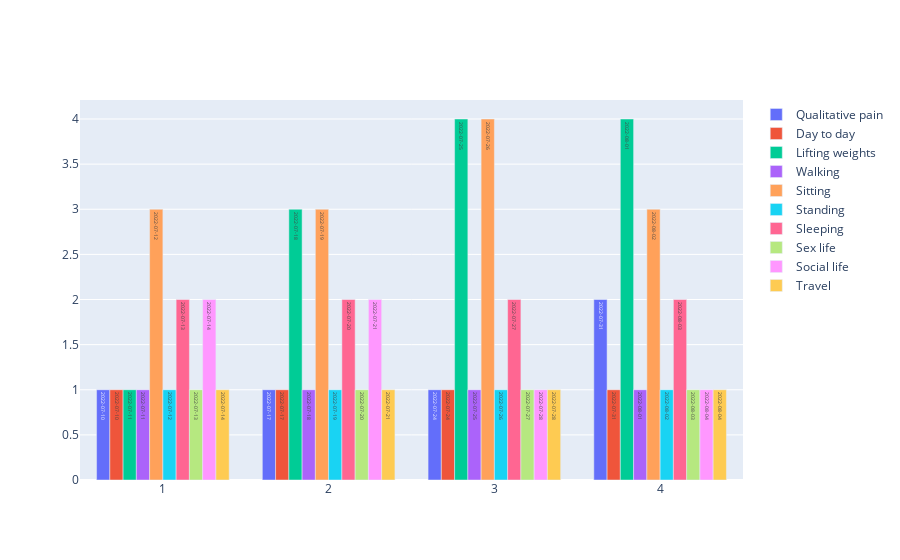

Write notebook code for a chart like this one.
### Code cell
fig = go.Figure([go.Bar(x=df1['Week'], y=df[col], name=col, text=df1['Date'].dt.date) for col in df1.columns[2:-2]])
fig.show()

### Figure 1 — Plotly figure (JSON) as saved in the notebook; plotly's stock layout.template omitted (floating-point values rounded to 4 significant figures; data arrays with more than 128 entries replaced by an {"elided": "..."} marker saying what was removed)
{"data": [{"name": "Qualitative pain", "text": ["2022-07-17", "2022-07-18", "2022-07-19", "2022-07-20", "2022-07-21", "2022-07-24", "2022-07-25", "2022-07-26", "2022-07-27", "2022-07-28", "2022-07-31", "2022-08-01", "2022-08-02", "2022-08-03", "2022-08-04", "2022-07-10", "2022-07-11", "2022-07-12", "2022-07-13", "2022-07-14"], "type": "bar", "x": [2, 2, 2, 2, 2, 3, 3, 3, 3, 3, 4, 4, 4, 4, 4, 1, 1, 1, 1, 1], "y": {"elided": "278 int values"}}, {"name": "Day to day", "text": ["2022-07-17", "2022-07-18", "2022-07-19", "2022-07-20", "2022-07-21", "2022-07-24", "2022-07-25", "2022-07-26", "2022-07-27", "2022-07-28", "2022-07-31", "2022-08-01", "2022-08-02", "2022-08-03", "2022-08-04", "2022-07-10", "2022-07-11", "2022-07-12", "2022-07-13", "2022-07-14"], "type": "bar", "x": [2, 2, 2, 2, 2, 3, 3, 3, 3, 3, 4, 4, 4, 4, 4, 1, 1, 1, 1, 1], "y": {"elided": "278 int values"}}, {"name": "Lifting weights", "text": ["2022-07-17", "2022-07-18", "2022-07-19", "2022-07-20", "2022-07-21", "2022-07-24", "2022-07-25", "2022-07-26", "2022-07-27", "2022-07-28", "2022-07-31", "2022-08-01", "2022-08-02", "2022-08-03", "2022-08-04", "2022-07-10", "2022-07-11", "2022-07-12", "2022-07-13", "2022-07-14"], "type": "bar", "x": [2, 2, 2, 2, 2, 3, 3, 3, 3, 3, 4, 4, 4, 4, 4, 1, 1, 1, 1, 1], "y": {"elided": "278 int values"}}, {"name": "Walking", "text": ["2022-07-17", "2022-07-18", "2022-07-19", "2022-07-20", "2022-07-21", "2022-07-24", "2022-07-25", "2022-07-26", "2022-07-27", "2022-07-28", "2022-07-31", "2022-08-01", "2022-08-02", "2022-08-03", "2022-08-04", "2022-07-10", "2022-07-11", "2022-07-12", "2022-07-13", "2022-07-14"], "type": "bar", "x": [2, 2, 2, 2, 2, 3, 3, 3, 3, 3, 4, 4, 4, 4, 4, 1, 1, 1, 1, 1], "y": {"elided": "278 int values"}}, {"name": "Sitting", "text": ["2022-07-17", "2022-07-18", "2022-07-19", "2022-07-20", "2022-07-21", "2022-07-24", "2022-07-25", "2022-07-26", "2022-07-27", "2022-07-28", "2022-07-31", "2022-08-01", "2022-08-02", "2022-08-03", "2022-08-04", "2022-07-10", "2022-07-11", "2022-07-12", "2022-07-13", "2022-07-14"], "type": "bar", "x": [2, 2, 2, 2, 2, 3, 3, 3, 3, 3, 4, 4, 4, 4, 4, 1, 1, 1, 1, 1], "y": {"elided": "278 int values"}}, {"name": "Standing", "text": ["2022-07-17", "2022-07-18", "2022-07-19", "2022-07-20", "2022-07-21", "2022-07-24", "2022-07-25", "2022-07-26", "2022-07-27", "2022-07-28", "2022-07-31", "2022-08-01", "2022-08-02", "2022-08-03", "2022-08-04", "2022-07-10", "2022-07-11", "2022-07-12", "2022-07-13", "2022-07-14"], "type": "bar", "x": [2, 2, 2, 2, 2, 3, 3, 3, 3, 3, 4, 4, 4, 4, 4, 1, 1, 1, 1, 1], "y": {"elided": "278 int values"}}, {"name": "Sleeping", "text": ["2022-07-17", "2022-07-18", "2022-07-19", "2022-07-20", "2022-07-21", "2022-07-24", "2022-07-25", "2022-07-26", "2022-07-27", "2022-07-28", "2022-07-31", "2022-08-01", "2022-08-02", "2022-08-03", "2022-08-04", "2022-07-10", "2022-07-11", "2022-07-12", "2022-07-13", "2022-07-14"], "type": "bar", "x": [2, 2, 2, 2, 2, 3, 3, 3, 3, 3, 4, 4, 4, 4, 4, 1, 1, 1, 1, 1], "y": {"elided": "278 int values"}}, {"name": "Sex life", "text": ["2022-07-17", "2022-07-18", "2022-07-19", "2022-07-20", "2022-07-21", "2022-07-24", "2022-07-25", "2022-07-26", "2022-07-27", "2022-07-28", "2022-07-31", "2022-08-01", "2022-08-02", "2022-08-03", "2022-08-04", "2022-07-10", "2022-07-11", "2022-07-12", "2022-07-13", "2022-07-14"], "type": "bar", "x": [2, 2, 2, 2, 2, 3, 3, 3, 3, 3, 4, 4, 4, 4, 4, 1, 1, 1, 1, 1], "y": {"elided": "278 int values"}}, {"name": "Social life", "text": ["2022-07-17", "2022-07-18", "2022-07-19", "2022-07-20", "2022-07-21", "2022-07-24", "2022-07-25", "2022-07-26", "2022-07-27", "2022-07-28", "2022-07-31", "2022-08-01", "2022-08-02", "2022-08-03", "2022-08-04", "2022-07-10", "2022-07-11", "2022-07-12", "2022-07-13", "2022-07-14"], "type": "bar", "x": [2, 2, 2, 2, 2, 3, 3, 3, 3, 3, 4, 4, 4, 4, 4, 1, 1, 1, 1, 1], "y": {"elided": "278 int values"}}, {"name": "Travel", "text": ["2022-07-17", "2022-07-18", "2022-07-19", "2022-07-20", "2022-07-21", "2022-07-24", "2022-07-25", "2022-07-26", "2022-07-27", "2022-07-28", "2022-07-31", "2022-08-01", "2022-08-02", "2022-08-03", "2022-08-04", "2022-07-10", "2022-07-11", "2022-07-12", "2022-07-13", "2022-07-14"], "type": "bar", "x": [2, 2, 2, 2, 2, 3, 3, 3, 3, 3, 4, 4, 4, 4, 4, 1, 1, 1, 1, 1], "y": {"elided": "278 int values"}}], "layout": {}}
